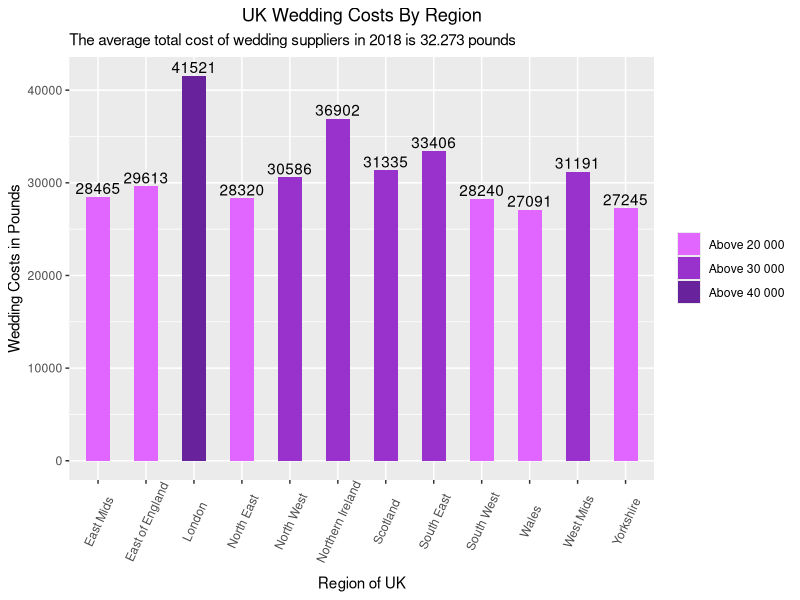
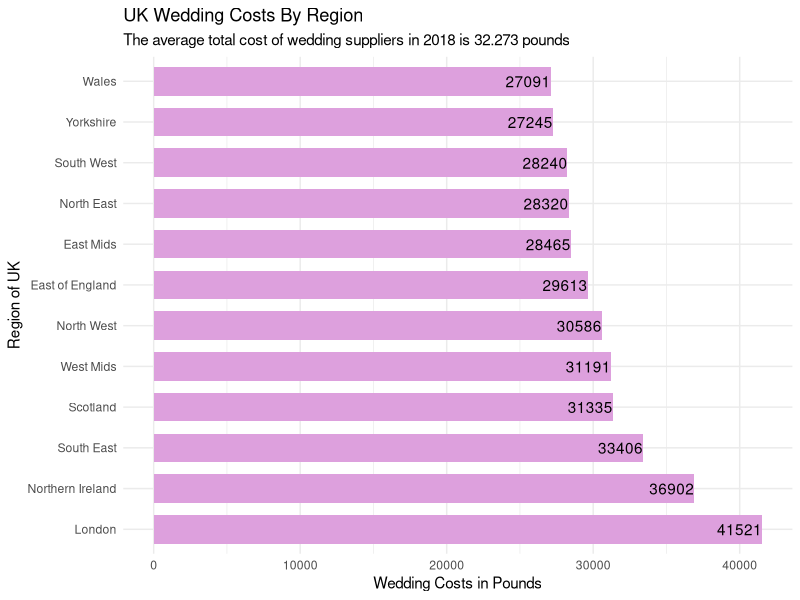

Write the R code that produced these figures, in order.
## ---- chunk 1
library(ggplot2)
library(dplyr)
wedding_costs <- c(41521, 29613, 27091, 31191, 28465, 27245, 30586, 28320, 28240, 33406, 31335, 36902)
region <- c("London", "East of England", "Wales", "West Mids", "East Mids", "Yorkshire", "North West", "North East",
            "South West", "South East", "Scotland", "Northern Ireland")
wedding_data <- data.frame(region = region, 
                           wedding_costs = wedding_costs)
wedding_data$limits <- ifelse(wedding_costs > 40000, "Above 40 000", 
                              ifelse(wedding_costs > 30000, "Above 30 000", "Above 20 000"))
## ---- chunk 2
ggplot(data = wedding_data, 
  aes(x = region, y = wedding_costs), fill = wedding_costs) +
  geom_bar(aes(fill=factor(limits)), position = 'dodge', stat="identity", width=.5) +
  scale_fill_manual(values=c("#E066FF", "#9932CC", "#68229B")) +
  theme(axis.line = element_blank(), 
        plot.title = element_text(hjust=0.5)) + 
  labs(title="UK Wedding Costs By Region", 
       subtitle="The average total cost of wedding suppliers in 2018 is 32.273 pounds", 
       x="Region of UK", y="Wedding Costs in Pounds") + 
  theme(axis.text.x = element_text(angle=65, vjust=0.6), legend.title = element_blank()) +
  geom_text(aes(label=wedding_costs), position=position_dodge(width=0.9), vjust=-0.25) 
## ---- chunk 3
costs_order <- wedding_data %>% 
  arrange(desc(wedding_costs))
ggplot(data = wedding_data, 
  aes(x = reorder(region, -wedding_costs), y = wedding_costs)) +
  geom_bar(position = 'dodge', stat="identity", fill = "plum",
           width = 0.7) +
  coord_flip() +
  theme(axis.line = element_blank(), 
        plot.title = element_text(hjust=0.5)) + 
  labs(title="UK Wedding Costs By Region", 
       subtitle="The average total cost of wedding suppliers in 2018 is 32.273 pounds", 
       x="Region of UK", y="Wedding Costs in Pounds") + 
  theme(axis.text.x = element_text(vjust=0.6)) +
  theme_minimal() +
  geom_text(aes(label=wedding_costs), position=position_dodge(width=0.75), hjust=1.0)
